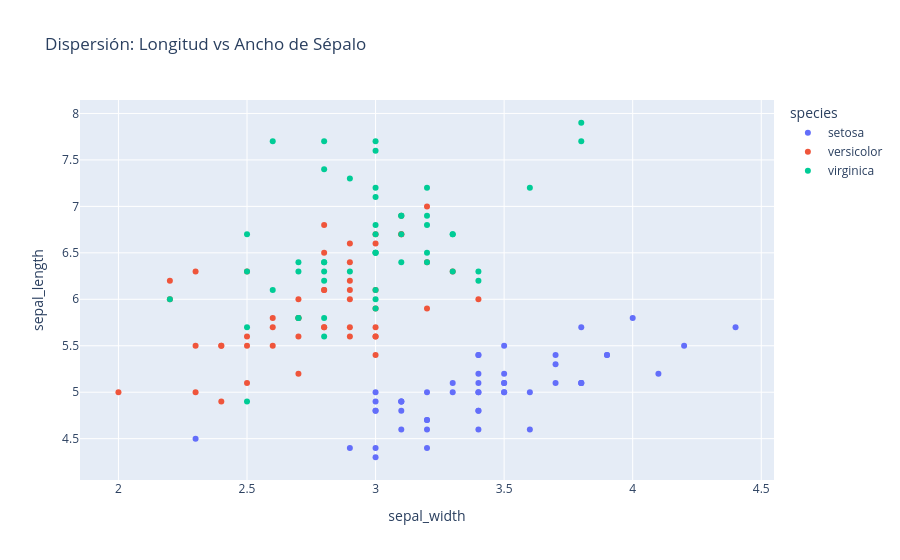

The notebook cell this image was saved under:
### Code cell
#Grafica de dispersión con Plotly
df = px.data.iris() # Dataset Iris de ejemplo
fig = px.scatter(df, x="sepal_width", y="sepal_length", color="species",
                 title="Dispersión: Longitud vs Ancho de Sépalo")
fig.show()

### Figure 1 — Plotly figure (JSON) as saved in the notebook; plotly's stock layout.template omitted (floating-point values rounded to 4 significant figures)
{"data": [{"hovertemplate": "species=setosa<br>sepal_width=%{x}<br>sepal_length=%{y}<extra></extra>", "legendgroup": "setosa", "marker": {"color": "#636efa", "symbol": "circle"}, "mode": "markers", "name": "setosa", "orientation": "v", "showlegend": true, "type": "scatter", "x": [3.5, 3.0, 3.2, 3.1, 3.6, 3.9, 3.4, 3.4, 2.9, 3.1, 3.7, 3.4, 3.0, 3.0, 4.0, 4.4, 3.9, 3.5, 3.8, 3.8, 3.4, 3.7, 3.6, 3.3, 3.4, 3.0, 3.4, 3.5, 3.4, 3.2, 3.1, 3.4, 4.1, 4.2, 3.1, 3.2, 3.5, 3.1, 3.0, 3.4, 3.5, 2.3, 3.2, 3.5, 3.8, 3.0, 3.8, 3.2, 3.7, 3.3], "xaxis": "x", "y": [5.1, 4.9, 4.7, 4.6, 5.0, 5.4, 4.6, 5.0, 4.4, 4.9, 5.4, 4.8, 4.8, 4.3, 5.8, 5.7, 5.4, 5.1, 5.7, 5.1, 5.4, 5.1, 4.6, 5.1, 4.8, 5.0, 5.0, 5.2, 5.2, 4.7, 4.8, 5.4, 5.2, 5.5, 4.9, 5.0, 5.5, 4.9, 4.4, 5.1, 5.0, 4.5, 4.4, 5.0, 5.1, 4.8, 5.1, 4.6, 5.3, 5.0], "yaxis": "y"}, {"hovertemplate": "species=versicolor<br>sepal_width=%{x}<br>sepal_length=%{y}<extra></extra>", "legendgroup": "versicolor", "marker": {"color": "#EF553B", "symbol": "circle"}, "mode": "markers", "name": "versicolor", "orientation": "v", "showlegend": true, "type": "scatter", "x": [3.2, 3.2, 3.1, 2.3, 2.8, 2.8, 3.3, 2.4, 2.9, 2.7, 2.0, 3.0, 2.2, 2.9, 2.9, 3.1, 3.0, 2.7, 2.2, 2.5, 3.2, 2.8, 2.5, 2.8, 2.9, 3.0, 2.8, 3.0, 2.9, 2.6, 2.4, 2.4, 2.7, 2.7, 3.0, 3.4, 3.1, 2.3, 3.0, 2.5, 2.6, 3.0, 2.6, 2.3, 2.7, 3.0, 2.9, 2.9, 2.5, 2.8], "xaxis": "x", "y": [7.0, 6.4, 6.9, 5.5, 6.5, 5.7, 6.3, 4.9, 6.6, 5.2, 5.0, 5.9, 6.0, 6.1, 5.6, 6.7, 5.6, 5.8, 6.2, 5.6, 5.9, 6.1, 6.3, 6.1, 6.4, 6.6, 6.8, 6.7, 6.0, 5.7, 5.5, 5.5, 5.8, 6.0, 5.4, 6.0, 6.7, 6.3, 5.6, 5.5, 5.5, 6.1, 5.8, 5.0, 5.6, 5.7, 5.7, 6.2, 5.1, 5.7], "yaxis": "y"}, {"hovertemplate": "species=virginica<br>sepal_width=%{x}<br>sepal_length=%{y}<extra></extra>", "legendgroup": "virginica", "marker": {"color": "#00cc96", "symbol": "circle"}, "mode": "markers", "name": "virginica", "orientation": "v", "showlegend": true, "type": "scatter", "x": [3.3, 2.7, 3.0, 2.9, 3.0, 3.0, 2.5, 2.9, 2.5, 3.6, 3.2, 2.7, 3.0, 2.5, 2.8, 3.2, 3.0, 3.8, 2.6, 2.2, 3.2, 2.8, 2.8, 2.7, 3.3, 3.2, 2.8, 3.0, 2.8, 3.0, 2.8, 3.8, 2.8, 2.8, 2.6, 3.0, 3.4, 3.1, 3.0, 3.1, 3.1, 3.1, 2.7, 3.2, 3.3, 3.0, 2.5, 3.0, 3.4, 3.0], "xaxis": "x", "y": [6.3, 5.8, 7.1, 6.3, 6.5, 7.6, 4.9, 7.3, 6.7, 7.2, 6.5, 6.4, 6.8, 5.7, 5.8, 6.4, 6.5, 7.7, 7.7, 6.0, 6.9, 5.6, 7.7, 6.3, 6.7, 7.2, 6.2, 6.1, 6.4, 7.2, 7.4, 7.9, 6.4, 6.3, 6.1, 7.7, 6.3, 6.4, 6.0, 6.9, 6.7, 6.9, 5.8, 6.8, 6.7, 6.7, 6.3, 6.5, 6.2, 5.9], "yaxis": "y"}], "layout": {"legend": {"title": {"text": "species"}, "tracegroupgap": 0}, "title": {"text": "Dispersión: Longitud vs Ancho de Sépalo"}, "xaxis": {"anchor": "y", "domain": [0, 1], "title": {"text": "sepal_width"}}, "yaxis": {"anchor": "x", "domain": [0, 1], "title": {"text": "sepal_length"}}}}
